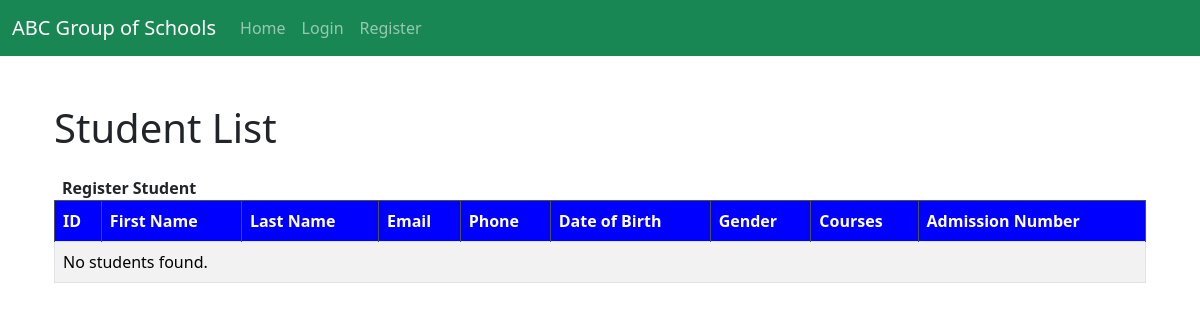
Before: /student/student_list/ with the older database file.
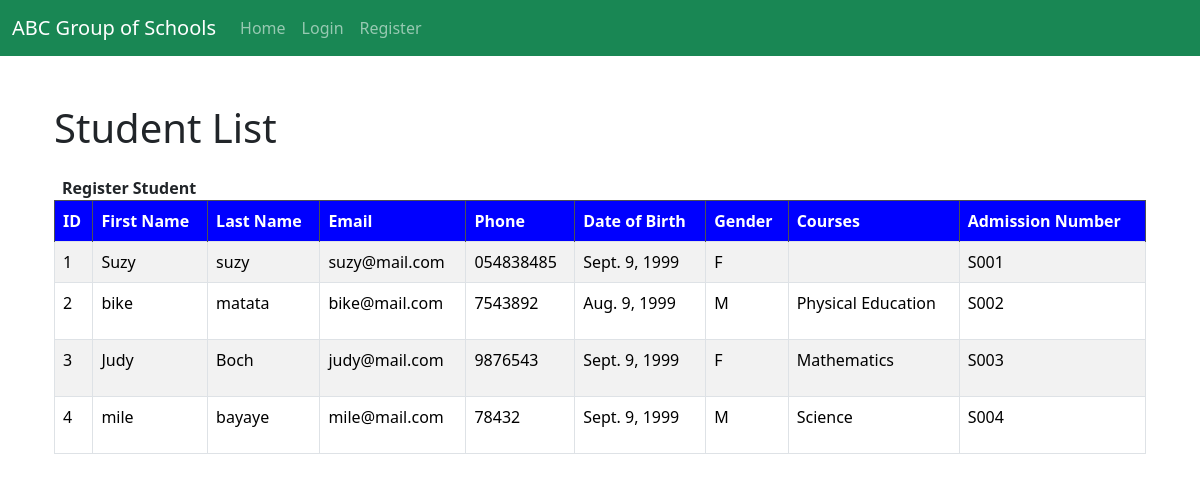
After: the same page with the newer database file.
### student_management_app/models.py (models this page shows, shortened)
class Student(models.Model):
    user = models.OneToOneField(User, on_delete=models.CASCADE, null=False, blank=True)
    first_name = models.CharField(max_length=30)
    last_name = models.CharField(max_length=30)
    date_of_birth = models.DateField()
    admission_number = models.CharField(max_length=20, unique=True)
    date_admitted = models.DateField()
    address = models.TextField()
    gender = models.CharField(max_length=1, choices=[('M', 'Male'), ('F', 'Female')])
    guardian_name = models.CharField(max_length=100)
    guardian_contact = models.CharField(max_length=20)
    email = models.EmailField()
    phone = models.CharField(max_length=20)
    active = models.BooleanField(default=True)
    profile_picture = models.ImageField(upload_to='profile_pics/', blank=True, null=True)
    extra_curricular_activities = models.TextField(blank=True, null=True)

class Enrollment(models.Model):
    student = models.ForeignKey(Student, on_delete=models.CASCADE)
    course = models.ForeignKey(Course, on_delete=models.CASCADE)
    date_enrolled = models.DateField(auto_now_add=True)
    is_active = models.BooleanField(default=True)

class Course(models.Model):
    name = models.CharField(max_length=100, choices=[
        ('Mathematics', 'Mathematics - Course covering algebra, geometry, and calculus'),
        ('Science', 'Science - Course covering physics, chemistry, and biology'),
        ('English', 'English - Course covering literature, grammar, and composition'),
        ('History', 'History - Course covering ancient, medieval, and modern history'),
        ('Physical Education', 'Physical Education - Course focusing on physical fitness and sports'),
    ])
    description = models.TextField()

### student_management_app/views.py (the view)
# urls.py: path('student_list/', views.student_list, name='student_list'),
def student_list(request):
    students = Student.objects.all()
    return render(request, 'student_management_app/student_list.html', {'students': students})

### student_management_app/templates/student_management_app/student_list.html (shortened to what this page needs)
{% extends 'events_management/base.html' %}
{% block content %}
    <div class="container">
        <h1 class="my-4">Student List</h1>
        <div class="row">
            <div class="col-md-12">
                <div class="table-responsive">
                    <table class="table table-striped table-bordered table-hover">
                        <thead class="table-dark">
                            <tr>
                                <th scope="col">ID</th>
                                <th scope="col">First Name</th>
                                <th scope="col">Last Name</th>
                                <th scope="col">Email</th>
                                <th scope="col">Phone</th>
                                <th scope="col">Date of Birth</th>
                                <th scope="col">Gender</th>
                                <th scope="col">Courses</th>
                                <th scope="col">Admission Number</th>
                            </tr>
                        </thead>
                        <tbody>
                            {% for student in students %}
                                <tr>
                                    <td>{{ student.id }}</td>
                                    <td>{{ student.first_name }}</td>
                                    <td>{{ student.last_name }}</td>
                                    <td>{{ student.email }}</td>
                                    <td>{{ student.phone }}</td>
                                    <td>{{ student.date_of_birth }}</td>
                                    <td>{{ student.gender }}</td>
                                    <td>
                                        <ul class="list-unstyled">
                                            {% for enrollment in student.enrollment_set.all %}
                                                <li>{{ enrollment.course.name }}</li>
                                            {% endfor %}
                                        </ul>
                                    </td>
                                    <td>{{ student.admission_number }}</td>
                                </tr>
                            {% empty %}
                                <tr>
                                    <td colspan="9">No students found.</td>
                                </tr>
                            {% endfor %}
                        </tbody>
                        <a href="{% url 'student_management_app:student_registration' %}" class="list-group-item list-group-item-action bg-transparent second-text fw-bold">
                            Register Student
                        </a>
                    </table>
                </div>
            </div>
        </div>
    </div>
{% endblock %}

Changed rows visible on the page:
added Student: id "1", first_name "Suzy", last_name "suzy", email "suzy@mail.com", phone "054838485", date_of_birth "Sept. 9, 1999", gender "F", admission_number "S001"
added Student: id "2", first_name "bike", last_name "matata", email "bike@mail.com", phone "7543892", date_of_birth "Aug. 9, 1999", gender "M", admission_number "S002"
added Enrollment: course.name "Physical Education", shown under "2"
added Student: id "3", first_name "Judy", last_name "Boch", email "judy@mail.com", phone "9876543", date_of_birth "Sept. 9, 1999", gender "F", admission_number "S003"
added Enrollment: course.name "Mathematics", shown under "3"
added Student: id "4", first_name "mile", last_name "bayaye", email "mile@mail.com", phone "78432", date_of_birth "Sept. 9, 1999", gender "M", admission_number "S004"
added Enrollment: course.name "Science", shown under "4"
Other visible differences:
text no longer shown: "No students found."
